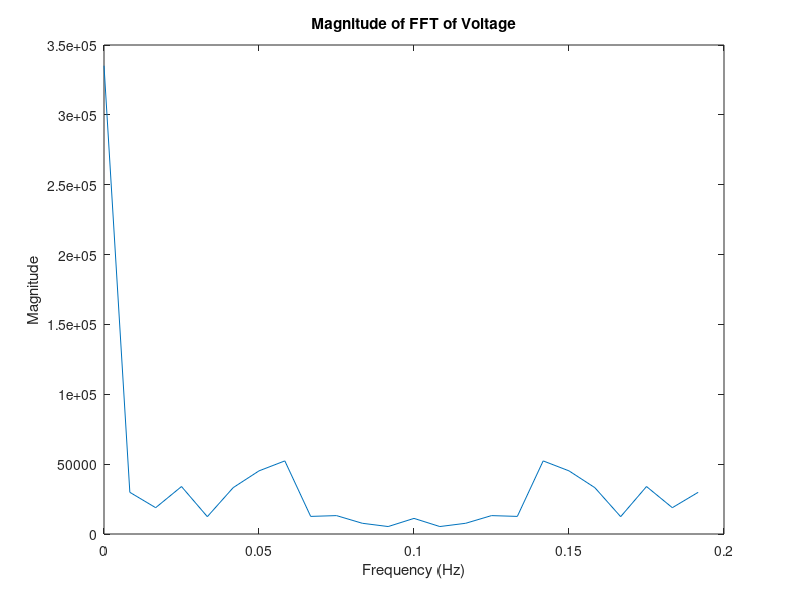

Recreate this plot in MATLAB. (Note: this script raises an error after producing the figure.)
% Assuming 'voltage', 'current', and 'RPM' are your datasets
% Let's focus on one of them, say 'voltage'
voltage = [12178, 7697, 18596, 25094, 12451, 6081, 22661, 18884, 5441, 12130, 19844, 21781, 22373, 13379, 10642, 8177, 14035, 10258, 8274, 12707, 16804, 9106, 9874, 16708];
current = [10018, 7841, 17492, 22741, 11122, 6321, 20677, 16580, 5297, 11570, 18484, 19988, 20388, 12851, 10322, 8177, 13827, 10146, 8418, 12531, 16083, 8802, 9890, 15795];
RPM = [11362, 7233, 19012, 25110, 11602, 5393, 23109, 18564, 5905, 12419, 20180, 21957, 22085, 13011, 10050, 7905, 13923, 9986, 8113, 12531, 15875, 8594, 9602, 16323];

% Time vector adjustment
t = 0:5:(length(voltage)-1)*5;

% Fourier Transform to identify frequency components
Y = fft(voltage);
f = (0:length(Y)-1) * (1/(5 * length(voltage))); % Frequency vector

% Plot the magnitude of the FFT
figure;
plot(f, abs(Y));
title('Magnitude of FFT of Voltage');
xlabel('Frequency (Hz)');
ylabel('Magnitude');

% Identify any unusual peaks and design a notch filter or a bandstop filter
% Example: if you identify a noise at 10 Hz, you could apply a notch filter at this frequency

% Design a notch filter to remove an identified frequency, e.g., 10 Hz
wo = 10/(0.5/(5)); % Normalized Frequency (10 Hz)
bw = wo/35; % Bandwidth
[b, a] = iirnotch(wo, bw); % Notch filter design

% Apply the filter to the voltage data
filtered_voltage = filter(b, a, voltage);

% Plot the original and filtered signal
figure;
plot(t, voltage, t, filtered_voltage, 'LineWidth', 2);
legend('Original', 'Filtered');
title('Original vs. Filtered Voltage');
xlabel('Time (s)');
ylabel('Voltage');

% Analyzing the result after filtering
